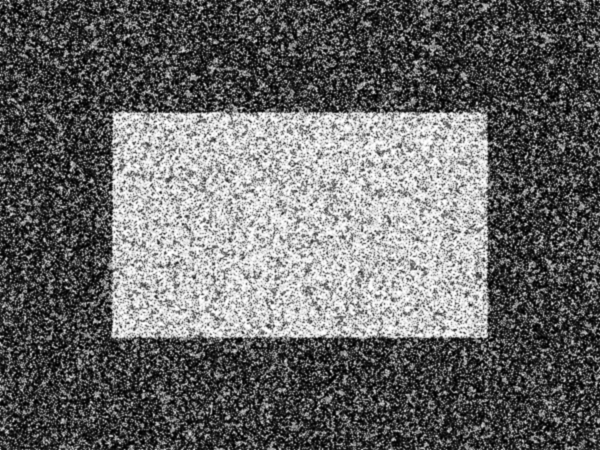
#> input picture 04th_session/images/noise-02.png, 600 x 450 px
$ jupyter execute 20-Otsu-binarization.ipynb
#> lines starting #> are read from the running program, lines starting #| are printed output that depends on the picture; after the words box and inside, x2 and y2 are one past the last pixel; in counts of white or black regions, pixels touching at a corner belong together
[cell 1]
import cv2 as cv
import numpy as np
from matplotlib import pyplot as plt

img = cv.imread('./images/noise-02.png')
#> img is the input picture: shape (450, 600, 3); min 0, max 255, mean 103.5
img = cv.cvtColor(img, cv.COLOR_BGR2GRAY)
#> img: shape (450, 600)

ret1, th1 = cv.threshold(img, 127, 255, cv.THRESH_BINARY)
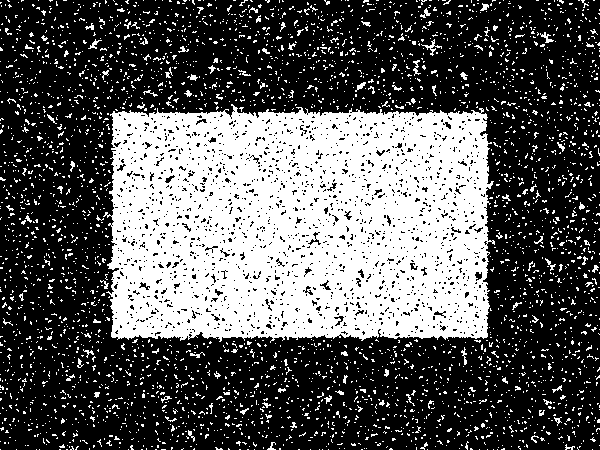
#> th1: shape (450, 600); 34.9% white; 3528 white regions (3430 under 20 px), largest, box (x1, y1, x2, y2) and area: (103, 104, 495, 343) 77732, (421, 39, 442, 56) 80, (540, 32, 554, 43) 58
ret2, th2 = cv.threshold(img, 0, 255, cv.THRESH_BINARY + cv.THRESH_OTSU)
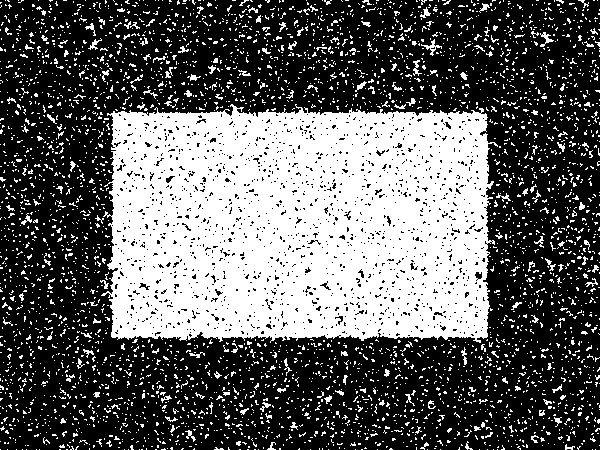
#> th2: shape (450, 600); 37.3% white; 3972 white regions (3810 under 20 px), largest, box (x1, y1, x2, y2) and area: (101, 104, 498, 343) 79657, (421, 39, 442, 56) 92, (540, 32, 554, 47) 77
#> ret2 = 120
blur = cv.GaussianBlur(img, (13,13), 0)
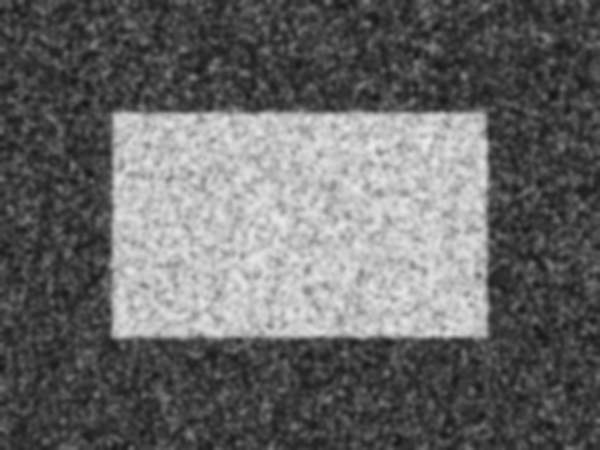
#> blur: shape (450, 600); min 21, max 233, mean 103.5
ret3, th3 = cv.threshold(blur, 0, 255, cv.THRESH_BINARY + cv.THRESH_OTSU)
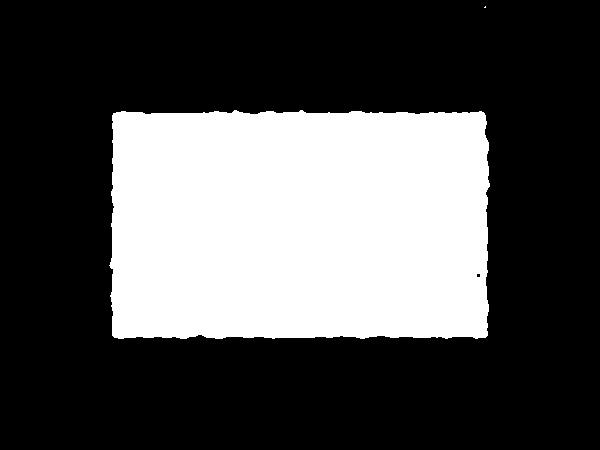
#> th3: shape (450, 600); 31.3% white; 2 white regions (1 under 20 px), largest, box (x1, y1, x2, y2) and area: (109, 110, 490, 339) 84491
#> ret3 = 127

images = [
    [img, 0, th1],
    [img, 0, th2],
    [blur, 0, th3]
]
titles = [
    ['Original Noisy Image', 'Histogram', 'Global Thresholding (v=127)'],
    ['Original Noisy Image', 'Histogram', "Otsu's Thresholding"],
    ['Blured Image', 'Histogram', "Otsu's Thresholding"],
]

plt.figure(figsize=[15, 10])
for i in range(3):
    plt.subplot(3,3,i*3+1), plt.imshow(images[i][0], 'gray'),
    plt.title(titles[i][0]), plt.xticks([]), plt.yticks([])

    plt.subplot(3,3,i*3+2), plt.hist(images[i][0].ravel(), 256),
    plt.title(titles[i][1]), plt.xticks([]), plt.yticks([])

    plt.subplot(3,3,i*3+3), plt.imshow(images[i][2], 'gray'),
    plt.title(titles[i][2]), plt.xticks([]), plt.yticks([])

plt.show()
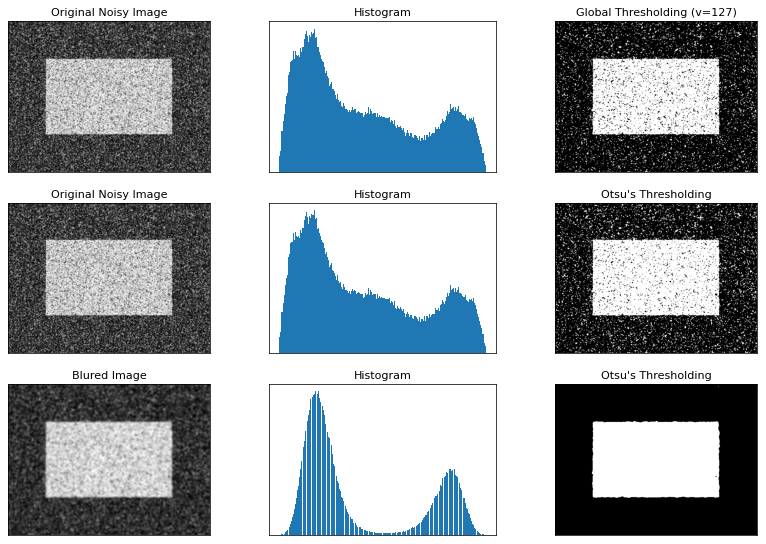
#> figure drawn by matplotlib, 9 panels

[cell 2]
import cv2 as cv
import numpy as np
from matplotlib import pyplot as plt

img = cv.imread('./images/jozveh_sample-01.jpg')
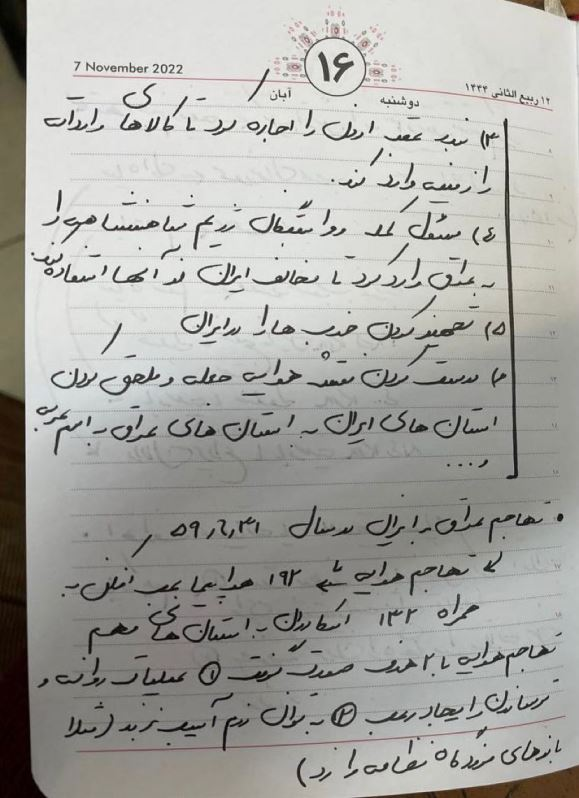
#> input picture 04th_session/images/jozveh_sample-01.jpg, 579 x 798 px
#> img is the input picture: shape (798, 579, 3); mean B, G, R 163.7, 168, 168.5
img = cv.cvtColor(img, cv.COLOR_BGR2GRAY)
#> img: shape (798, 579)

ret1, th1 = cv.threshold(img, 127, 255, cv.THRESH_BINARY)
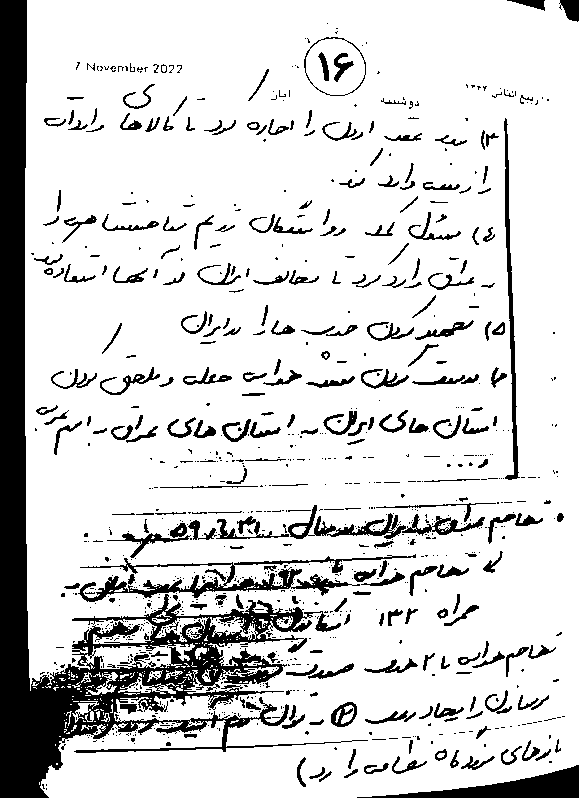
#> th1: shape (798, 579); 84% white; 974 black regions (709 under 20 px), largest, box (x1, y1, x2, y2) and area: (0, 0, 368, 798) 38774, (78, 554, 416, 602) 3257, (357, 765, 579, 798) 2775
ret2, th2 = cv.threshold(img, 0, 255, cv.THRESH_BINARY + cv.THRESH_OTSU)
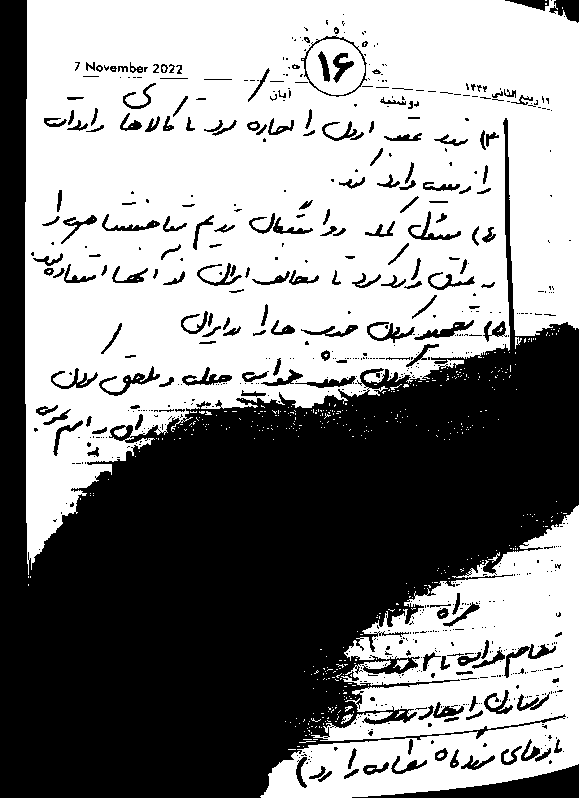
#> th2: shape (798, 579); 54.8% white; 692 black regions (498 under 20 px), largest, box (x1, y1, x2, y2) and area: (0, 0, 579, 798) 185015, (352, 764, 579, 798) 2852, (549, 0, 579, 23) 436
#> ret2 = 163
blur = cv.GaussianBlur(img, (13,13), 0)
#> blur: shape (798, 579)
ret3, th3 = cv.threshold(blur, 0, 255, cv.THRESH_BINARY + cv.THRESH_OTSU)
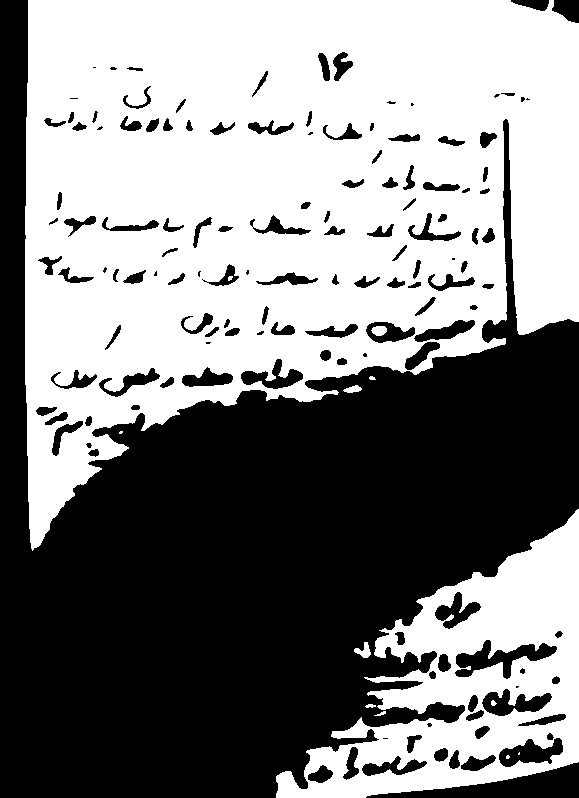
#> th3: shape (798, 579); 51.7% white; 139 black regions (21 under 20 px), largest, box (x1, y1, x2, y2) and area: (0, 0, 579, 798) 197350, (366, 762, 579, 798) 3214, (455, 640, 557, 679) 1607
#> ret3 = 166

images = [
    [img, 0, th1],
    [img, 0, th2],
    [blur, 0, th3]
]
titles = [
    ['Original Noisy Image', 'Histogram', 'Global Thresholding (v=127)'],
    ['Original Noisy Image', 'Histogram', "Otsu's Thresholding"],
    ['Blured Image', 'Histogram', "Otsu's Thresholding"],
]

plt.figure(figsize=[15, 10])
for i in range(3):
    plt.subplot(3,3,i*3+1), plt.imshow(images[i][0], 'gray'),
    plt.title(titles[i][0]), plt.xticks([]), plt.yticks([])

    plt.subplot(3,3,i*3+2), plt.hist(images[i][0].ravel(), 256),
    plt.title(titles[i][1]), plt.xticks([]), plt.yticks([])

    plt.subplot(3,3,i*3+3), plt.imshow(images[i][2], 'gray'),
    plt.title(titles[i][2]), plt.xticks([]), plt.yticks([])

plt.show()
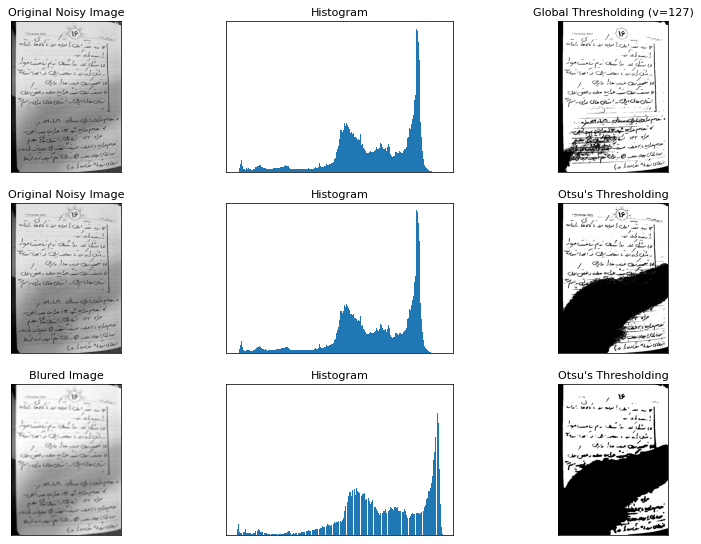
#> figure drawn by matplotlib, 9 panels
